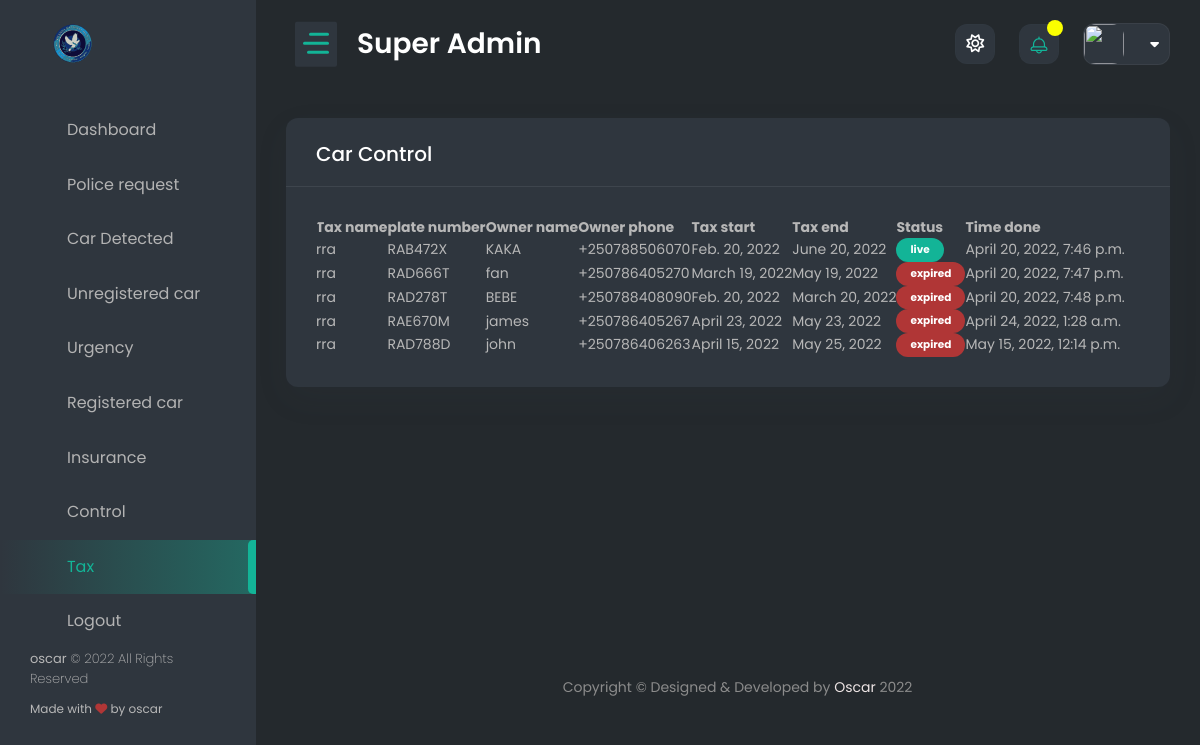
The page /superimboniadmin/admin_tax/ on the database as committed earlier.
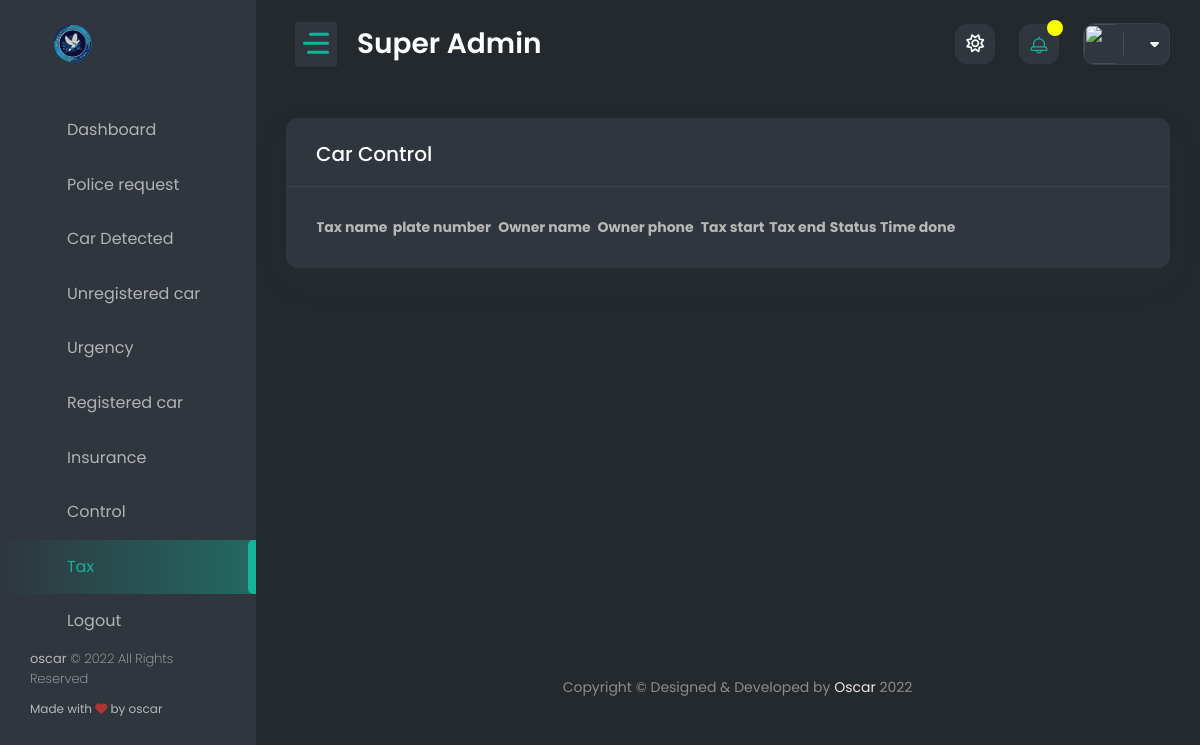
The same page on the database as committed later.
### car_plate/models.py (models this page shows, shortened)
class Tax(models.Model):
    tax_name = models.CharField(max_length=50)
    car = models.ForeignKey(Car_registration, on_delete=models.CASCADE, null=True)
    tax_start = models.DateField()
    tax_end = models.DateField()
    time_done = models.DateTimeField(auto_now_add=True)
    class Meta:
        verbose_name_plural = 'Tax'

class Car_registration(models.Model):
    id = models.UUIDField(
        default=uuid.uuid4,
        unique=True,
        primary_key=True,
        editable=False
    )
    owner_name = models.CharField(max_length=50)
    Owner_Id = models.IntegerField()
    car_model = models.CharField(max_length=200, null=False)
    owner_phone_number = PhoneNumberField()
    phone_number_assign = PhoneNumberField(blank=True, null=True)
    owner_email = models.EmailField()
    plate_number = models.CharField(max_length=20, unique=True)
    time_done = models.DateTimeField(auto_now_add=True)
    class Meta:
        verbose_name_plural = 'Car Registration'
        ordering = ['-id']

### admin_panel/views.py (the view)
# urls.py: path('admin_tax/', admin_tax, name='admin_tax'),
def admin_tax(request):
    now_date = now.date()
    all_tax = Tax.objects.all()
    context = {
        'tax': all_tax,
        'now_date': now_date
    }
    return render(request, 'super_temp/admin_tax.html', context)

### authentication/context_processors.py (called while the page is built)
def extras(request):
    user = request.user
    if user.is_authenticated:
        police_req = Police_request.objects.filter(police=user).first()
        profile_police = get_object_or_404(Profile, user=user)
        user_small = user.name
        user_small = user_small.split(' ')
        user_small = user_small[0][:2].upper()
        police_req = police_req
    else:
        profile_police = None
        user_small = None
        police_req = None
    return {
        'profile': profile_police,
        'user': user,
        'user_small': user_small,
        'police_req': police_req
    }

def message_review(request):
    try:
        user = request.user
        message_all = Send_message.objects.filter(police_user=user)[:10]
        user_small = user.name
        user_small = user_small.split(' ')
        user_small = user_small[0][:2].upper()
    except:
        message_all = []
        user_small = 'AA'
    return {
        'message_all': message_all,
        'user_small': user_small
    }

### admin_panel/templates/super_temp/admin_tax.html (shortened to what this page needs)
{% extends 'super_police/base.html' %}
{% load static %}
{% block content %}
    <div class="content-body">
			<div class="container-fluid">
				<div class="row">
                    <div class="col-12">
                        <div class="card">
                            <div class="card-header">
                                <h4 class="card-title">Car Control</h4>
                            </div>
                            <div class="card-body">
                                <div class="table-responsive">
                                    <table id="example4" class="display" style="min-width: 645px">
                                        <thead>
                                            <tr>
                                                <th>Tax name</th>
                                                <th>plate number</th>
                                                <th>Owner name</th>
                                                <th>Owner phone</th>
                                                <th>Tax start </th>
												<th>Tax end </th>
                                                <th>Status </th>
												<th>Time done </th>
                                            </tr>
                                        </thead>
                                        <tbody>
                                        {% for tax in tax %}
                                            <tr>
                                                <td>{{ tax.tax_name }}</td>
                                                <td>{{ tax.car.plate_number }}</td>
                                                <td>{{ tax.car.owner_name }}</td>
                                                <td>{{ tax.car.owner_phone_number }}</td>
                                                <td>{{ tax.tax_start }}</td>
                                                <td>{{ tax.tax_end}}</td>
                                                {% if tax.tax_end < now_date %}
                                                    <td><span class="badge badge-rounded badge-danger">expired</span></td>
                                                {% else %}
                                                <td><span class="badge badge-rounded badge-primary">live</span></td>
                                                {% endif %}
                                                <td>{{ tax.time_done }}</td>
                                            </tr>
                                        {% endfor %}
                                        </tbody>
                                    </table>
                                </div>
                            </div>
                        </div>
                    </div>
				</div>
            </div>
        </div>
{% endblock %}

Rows that differ between the two databases and show on the page:
removed Tax: tax_name "rra", car.plate_number "RAB472X", car.owner_name "KAKA", car.owner_phone_number "+250788506070", tax_start "Feb. 20, 2022", tax_end "June 20, 2022", shows "live", time_done "April 20, 2022, 7:46 p.m."
removed Tax: tax_name "rra", car.plate_number "RAD666T", car.owner_name "fan", car.owner_phone_number "+250786405270", tax_start "March 19, 2022", tax_end "May 19, 2022", shows "expired", time_done "April 20, 2022, 7:47 p.m."
removed Tax: tax_name "rra", car.plate_number "RAD278T", car.owner_name "BEBE", car.owner_phone_number "+250788408090", tax_start "Feb. 20, 2022", tax_end "March 20, 2022", shows "expired", time_done "April 20, 2022, 7:48 p.m."
removed Tax: tax_name "rra", car.plate_number "RAE670M", car.owner_name "james", car.owner_phone_number "+250786405267", tax_start "April 23, 2022", tax_end "May 23, 2022", shows "expired", time_done "April 24, 2022, 1:28 a.m."
removed Tax: tax_name "rra", car.plate_number "RAD788D", car.owner_name "john", car.owner_phone_number "+250786406263", tax_start "April 15, 2022", tax_end "May 25, 2022", shows "expired", time_done "May 15, 2022, 12:14 p.m."
